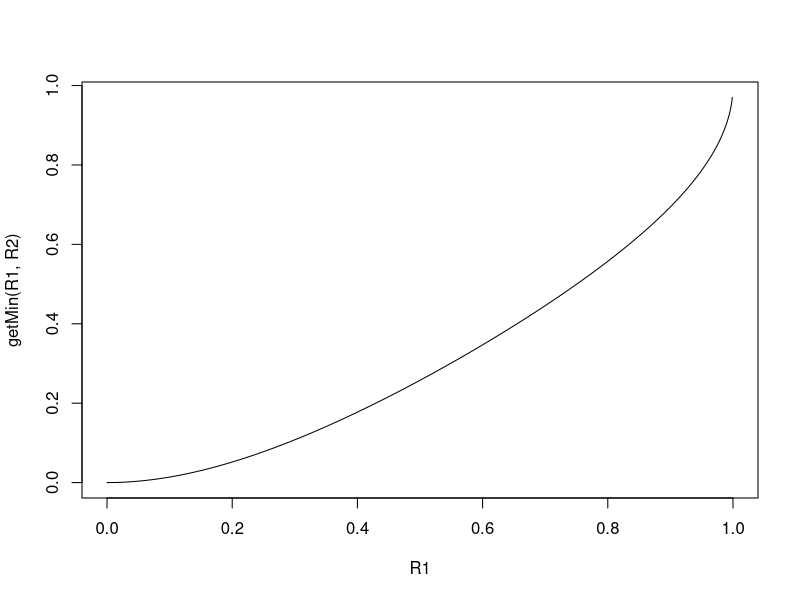
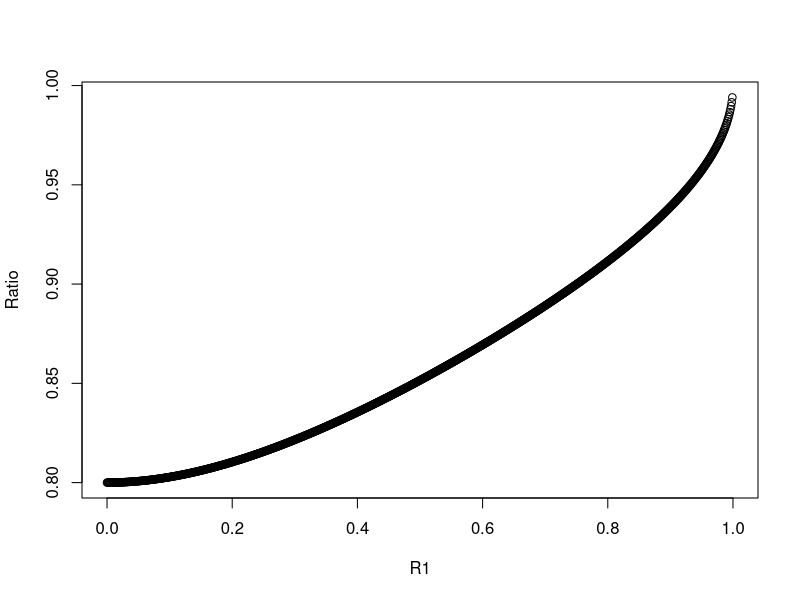
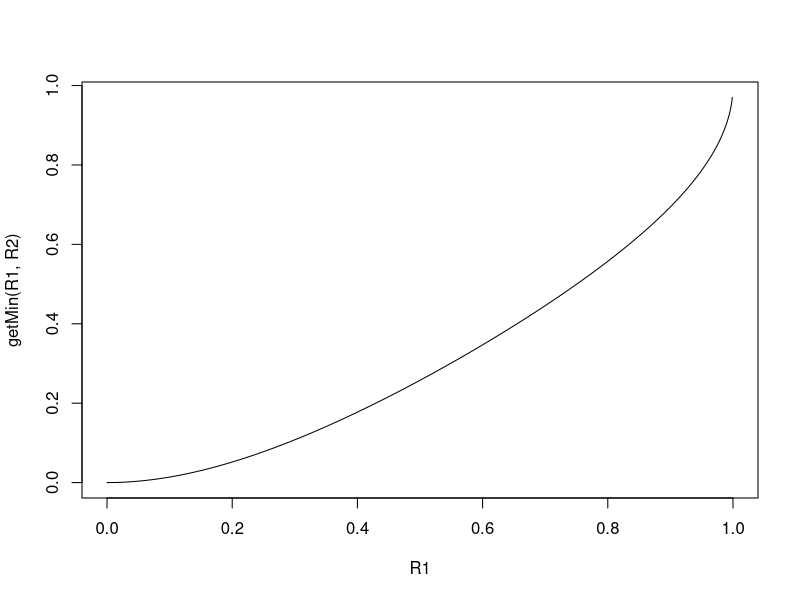

The R script that drew these images, in order:
R1 <- seq(0,1,0.001)
R2 <- 1
PI <- pi

getMin <- function(R1, R2)
{
  return(((4*pi*(R2^3/3-(R2^2-R1^2)^(3/2)/3)-(4/3)*pi*R1^3)/((4/3)*pi*R2^3-(4/3)*pi*R1^3)))
}

plot(R1,getMin(R1,R2), type='l')

Cyt <- 0.2  #Conc=0.5*(((4/3)*pi*R2^3) - ((4/3)*pi*R1^3))
Nuc <- 0.8

ObsNucSig <- Nuc + getMin(R1,R2)*Cyt
ObsCytSig <- (1-getMin(R1,R2))*Cyt

Tot <- ObsNucSig + ObsCytSig

Ratio <- ObsNucSig/Tot

plot(R1,Ratio)

plot(R1,getMin(R1,R2), type='l')

MeasuredNucPercentage <- .7 # (i.e., Nuc Sig / Total Signal)
R1 <- 0.8
R2 <- 1
ActualNucPercentage <- (MeasuredNucPercentage - getMin(R1, R2))/(1-getMin(R1,R2))